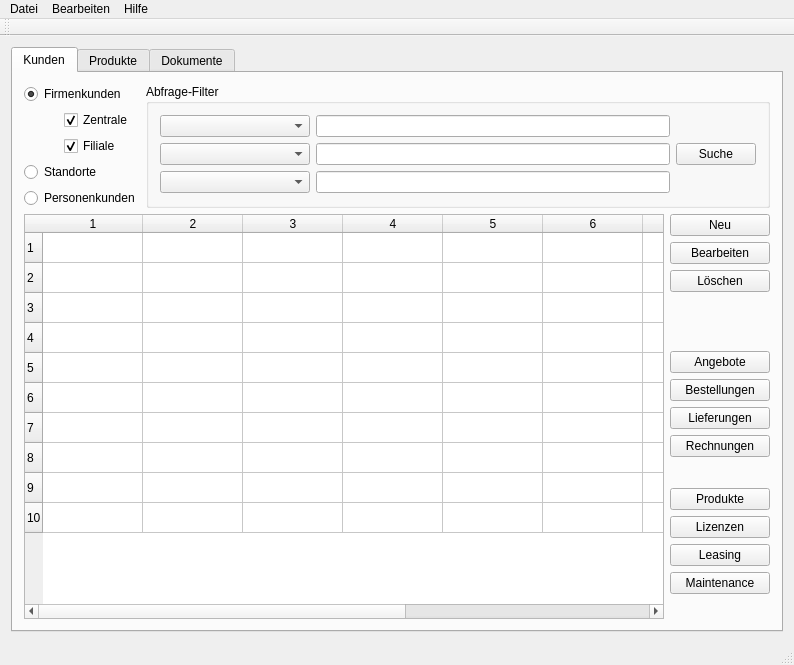
<?xml version="1.0" encoding="UTF-8"?>
<ui version="4.0">
 <class>MainWindow</class>
 <widget class="QMainWindow" name="MainWindow">
  <property name="geometry">
   <rect>
    <x>0</x>
    <y>0</y>
    <width>794</width>
    <height>665</height>
   </rect>
  </property>
  <property name="windowTitle">
   <string>Kunden-Lizenzen-Verwaltungssystem</string>
  </property>
  <property name="windowIcon">
   <iconset>
    <normaloff>:/main/db_gear.png</normaloff>:/main/db_gear.png</iconset>
  </property>
  <widget class="QWidget" name="centralWidget">
   <layout class="QGridLayout" name="gridLayout_8">
    <item row="0" column="0">
     <widget class="QTabWidget" name="tabWidget">
      <property name="currentIndex">
       <number>0</number>
      </property>
      <widget class="QWidget" name="tabKunden">
       <attribute name="title">
        <string>Kunden</string>
       </attribute>
       <layout class="QGridLayout" name="gridLayout_5">
        <item row="0" column="0">
         <layout class="QGridLayout" name="gridLayout">
          <item row="0" column="0">
           <layout class="QHBoxLayout" name="horizontalLayout_5">
            <item>
             <layout class="QVBoxLayout" name="verticalLayout">
              <item>
               <widget class="QRadioButton" name="radioFirmenkunden">
                <property name="text">
                 <string>Firmenkunden</string>
                </property>
                <property name="checked">
                 <bool>true</bool>
                </property>
               </widget>
              </item>
              <item>
               <layout class="QHBoxLayout" name="horizontalLayout_3">
                <item>
                 <spacer name="horizontalSpacer">
                  <property name="orientation">
                   <enum>Qt::Horizontal</enum>
                  </property>
                  <property name="sizeType">
                   <enum>QSizePolicy::Fixed</enum>
                  </property>
                  <property name="sizeHint" stdset="0">
                   <size>
                    <width>40</width>
                    <height>20</height>
                   </size>
                  </property>
                 </spacer>
                </item>
                <item>
                 <widget class="QCheckBox" name="checkZentrale">
                  <property name="text">
                   <string>Zentrale</string>
                  </property>
                  <property name="checked">
                   <bool>true</bool>
                  </property>
                 </widget>
                </item>
               </layout>
              </item>
              <item>
               <layout class="QHBoxLayout" name="horizontalLayout_4">
                <item>
                 <spacer name="horizontalSpacer_2">
                  <property name="orientation">
                   <enum>Qt::Horizontal</enum>
                  </property>
                  <property name="sizeType">
                   <enum>QSizePolicy::Fixed</enum>
                  </property>
                  <property name="sizeHint" stdset="0">
                   <size>
                    <width>40</width>
                    <height>20</height>
                   </size>
                  </property>
                 </spacer>
                </item>
                <item>
                 <widget class="QCheckBox" name="checkFiliale">
                  <property name="text">
                   <string>Filiale</string>
                  </property>
                  <property name="checked">
                   <bool>true</bool>
                  </property>
                 </widget>
                </item>
               </layout>
              </item>
              <item>
               <widget class="QRadioButton" name="radioStandorte">
                <property name="text">
                 <string>Standorte</string>
                </property>
               </widget>
              </item>
              <item>
               <widget class="QRadioButton" name="radioPersonenkunden">
                <property name="text">
                 <string>Personenkunden</string>
                </property>
               </widget>
              </item>
             </layout>
            </item>
            <item>
             <widget class="QGroupBox" name="groupKundenFilter">
              <property name="title">
               <string>Abfrage-Filter</string>
              </property>
              <layout class="QGridLayout" name="gridLayout_2">
               <item row="0" column="0">
                <layout class="QHBoxLayout" name="horizontalLayout_2">
                 <item>
                  <layout class="QVBoxLayout" name="verticalLayout_8">
                   <item>
                    <widget class="QComboBox" name="comboKunden1">
                     <property name="minimumSize">
                      <size>
                       <width>150</width>
                       <height>0</height>
                      </size>
                     </property>
                    </widget>
                   </item>
                   <item>
                    <widget class="QComboBox" name="comboKunden2"/>
                   </item>
                   <item>
                    <widget class="QComboBox" name="comboKunden3"/>
                   </item>
                  </layout>
                 </item>
                 <item>
                  <layout class="QVBoxLayout" name="verticalLayout_13">
                   <item>
                    <widget class="QLineEdit" name="lineKunden1"/>
                   </item>
                   <item>
                    <widget class="QLineEdit" name="lineKunden2"/>
                   </item>
                   <item>
                    <widget class="QLineEdit" name="lineKunden3"/>
                   </item>
                  </layout>
                 </item>
                 <item>
                  <widget class="QPushButton" name="pushSucheKunden">
                   <property name="text">
                    <string>Suche</string>
                   </property>
                  </widget>
                 </item>
                </layout>
               </item>
              </layout>
             </widget>
            </item>
           </layout>
          </item>
          <item row="1" column="0">
           <layout class="QHBoxLayout" name="horizontalLayout">
            <item>
             <widget class="QTableWidget" name="tableKunden">
              <property name="midLineWidth">
               <number>1</number>
              </property>
              <property name="rowCount">
               <number>10</number>
              </property>
              <property name="columnCount">
               <number>10</number>
              </property>
              <row/>
              <row/>
              <row/>
              <row/>
              <row/>
              <row/>
              <row/>
              <row/>
              <row/>
              <row/>
              <column/>
              <column/>
              <column/>
              <column/>
              <column/>
              <column/>
              <column/>
              <column/>
              <column/>
              <column/>
             </widget>
            </item>
            <item>
             <layout class="QVBoxLayout" name="verticalLayout_12">
              <item>
               <layout class="QVBoxLayout" name="verticalLayout_4">
                <item>
                 <widget class="QPushButton" name="pushNeuKunde">
                  <property name="minimumSize">
                   <size>
                    <width>100</width>
                    <height>0</height>
                   </size>
                  </property>
                  <property name="text">
                   <string>Neu</string>
                  </property>
                 </widget>
                </item>
                <item>
                 <widget class="QPushButton" name="pushBearbeitenKunde">
                  <property name="text">
                   <string>Bearbeiten</string>
                  </property>
                 </widget>
                </item>
                <item>
                 <widget class="QPushButton" name="pushLoeschenKunde">
                  <property name="text">
                   <string>Löschen</string>
                  </property>
                 </widget>
                </item>
                <item>
                 <spacer name="verticalSpacer_2">
                  <property name="orientation">
                   <enum>Qt::Vertical</enum>
                  </property>
                  <property name="sizeHint" stdset="0">
                   <size>
                    <width>95</width>
                    <height>13</height>
                   </size>
                  </property>
                 </spacer>
                </item>
               </layout>
              </item>
              <item>
               <layout class="QVBoxLayout" name="verticalLayout_7">
                <item>
                 <widget class="QPushButton" name="pushAngebote">
                  <property name="text">
                   <string>Angebote</string>
                  </property>
                 </widget>
                </item>
                <item>
                 <widget class="QPushButton" name="pushBestellungen">
                  <property name="text">
                   <string>Bestellungen</string>
                  </property>
                 </widget>
                </item>
                <item>
                 <widget class="QPushButton" name="pushLieferungen">
                  <property name="text">
                   <string>Lieferungen</string>
                  </property>
                 </widget>
                </item>
                <item>
                 <widget class="QPushButton" name="pushRechnungen">
                  <property name="text">
                   <string>Rechnungen</string>
                  </property>
                 </widget>
                </item>
                <item>
                 <spacer name="verticalSpacer_3">
                  <property name="orientation">
                   <enum>Qt::Vertical</enum>
                  </property>
                  <property name="sizeHint" stdset="0">
                   <size>
                    <width>95</width>
                    <height>13</height>
                   </size>
                  </property>
                 </spacer>
                </item>
               </layout>
              </item>
              <item>
               <layout class="QVBoxLayout" name="verticalLayout_11">
                <item>
                 <widget class="QPushButton" name="pushProdukte">
                  <property name="text">
                   <string>Produkte</string>
                  </property>
                 </widget>
                </item>
                <item>
                 <widget class="QPushButton" name="pushLizenzen">
                  <property name="text">
                   <string>Lizenzen</string>
                  </property>
                 </widget>
                </item>
                <item>
                 <widget class="QPushButton" name="pushLeasing">
                  <property name="text">
                   <string>Leasing</string>
                  </property>
                 </widget>
                </item>
                <item>
                 <widget class="QPushButton" name="pushMaintenace">
                  <property name="text">
                   <string>Maintenance</string>
                  </property>
                 </widget>
                </item>
                <item>
                 <spacer name="verticalSpacer_4">
                  <property name="orientation">
                   <enum>Qt::Vertical</enum>
                  </property>
                  <property name="sizeHint" stdset="0">
                   <size>
                    <width>95</width>
                    <height>13</height>
                   </size>
                  </property>
                 </spacer>
                </item>
               </layout>
              </item>
             </layout>
            </item>
           </layout>
          </item>
         </layout>
        </item>
       </layout>
      </widget>
      <widget class="QWidget" name="tabProdukte">
       <attribute name="title">
        <string>Produkte</string>
       </attribute>
       <layout class="QGridLayout" name="gridLayout_4">
        <item row="0" column="0">
         <layout class="QVBoxLayout" name="verticalLayout_19">
          <item>
           <layout class="QHBoxLayout" name="horizontalLayout_7">
            <item>
             <layout class="QVBoxLayout" name="verticalLayout_2">
              <item>
               <widget class="QRadioButton" name="radioProdukte">
                <property name="text">
                 <string>Produkte</string>
                </property>
                <property name="checked">
                 <bool>true</bool>
                </property>
               </widget>
              </item>
              <item>
               <widget class="QRadioButton" name="radioLizenzen">
                <property name="text">
                 <string>Lizenzen</string>
                </property>
               </widget>
              </item>
              <item>
               <widget class="QRadioButton" name="radioLeasing">
                <property name="text">
                 <string>Leasing</string>
                </property>
               </widget>
              </item>
              <item>
               <widget class="QRadioButton" name="radioMaintenance">
                <property name="text">
                 <string>Maintenance</string>
                </property>
               </widget>
              </item>
             </layout>
            </item>
            <item>
             <widget class="QGroupBox" name="groupProdukteFilter">
              <property name="title">
               <string>Abfrage-Filter</string>
              </property>
              <layout class="QGridLayout" name="gridLayout_3">
               <item row="0" column="0">
                <layout class="QHBoxLayout" name="horizontalLayout_6">
                 <item>
                  <layout class="QVBoxLayout" name="verticalLayout_15">
                   <item>
                    <widget class="QComboBox" name="comboProdukte1">
                     <property name="minimumSize">
                      <size>
                       <width>150</width>
                       <height>0</height>
                      </size>
                     </property>
                     <property name="baseSize">
                      <size>
                       <width>150</width>
                       <height>0</height>
                      </size>
                     </property>
                    </widget>
                   </item>
                   <item>
                    <widget class="QComboBox" name="comboProdukte2">
                     <property name="minimumSize">
                      <size>
                       <width>150</width>
                       <height>0</height>
                      </size>
                     </property>
                     <property name="baseSize">
                      <size>
                       <width>150</width>
                       <height>0</height>
                      </size>
                     </property>
                    </widget>
                   </item>
                   <item>
                    <widget class="QComboBox" name="comboProdukte3">
                     <property name="minimumSize">
                      <size>
                       <width>150</width>
                       <height>0</height>
                      </size>
                     </property>
                     <property name="baseSize">
                      <size>
                       <width>150</width>
                       <height>0</height>
                      </size>
                     </property>
                    </widget>
                   </item>
                  </layout>
                 </item>
                 <item>
                  <layout class="QVBoxLayout" name="verticalLayout_9">
                   <item>
                    <widget class="QLineEdit" name="lineProdukte1"/>
                   </item>
                   <item>
                    <widget class="QLineEdit" name="lineProdukte2"/>
                   </item>
                   <item>
                    <widget class="QLineEdit" name="lineProdukte3"/>
                   </item>
                  </layout>
                 </item>
                 <item>
                  <widget class="QPushButton" name="pushSucheProdukte">
                   <property name="text">
                    <string>Suche</string>
                   </property>
                  </widget>
                 </item>
                </layout>
               </item>
              </layout>
             </widget>
            </item>
           </layout>
          </item>
          <item>
           <layout class="QHBoxLayout" name="horizontalLayout_8">
            <item>
             <widget class="QTableWidget" name="tableProdukte">
              <property name="midLineWidth">
               <number>1</number>
              </property>
              <property name="rowCount">
               <number>10</number>
              </property>
              <property name="columnCount">
               <number>10</number>
              </property>
              <row/>
              <row/>
              <row/>
              <row/>
              <row/>
              <row/>
              <row/>
              <row/>
              <row/>
              <row/>
              <column/>
              <column/>
              <column/>
              <column/>
              <column/>
              <column/>
              <column/>
              <column/>
              <column/>
              <column/>
             </widget>
            </item>
            <item>
             <layout class="QVBoxLayout" name="verticalLayout_18">
              <item>
               <layout class="QVBoxLayout" name="verticalLayout_5">
                <item>
                 <widget class="QPushButton" name="pushNeuProdukt">
                  <property name="minimumSize">
                   <size>
                    <width>100</width>
                    <height>0</height>
                   </size>
                  </property>
                  <property name="text">
                   <string>Neu</string>
                  </property>
                 </widget>
                </item>
                <item>
                 <widget class="QPushButton" name="pushBearbeitenProdukt">
                  <property name="text">
                   <string>Bearbeiten</string>
                  </property>
                 </widget>
                </item>
                <item>
                 <widget class="QPushButton" name="pushLoeschenProdukt">
                  <property name="text">
                   <string>Löschen</string>
                  </property>
                 </widget>
                </item>
                <item>
                 <spacer name="verticalSpacer_5">
                  <property name="orientation">
                   <enum>Qt::Vertical</enum>
                  </property>
                  <property name="sizeHint" stdset="0">
                   <size>
                    <width>20</width>
                    <height>40</height>
                   </size>
                  </property>
                 </spacer>
                </item>
               </layout>
              </item>
              <item>
               <layout class="QVBoxLayout" name="verticalLayout_16">
                <item>
                 <widget class="QPushButton" name="pushHistorie">
                  <property name="minimumSize">
                   <size>
                    <width>100</width>
                    <height>0</height>
                   </size>
                  </property>
                  <property name="text">
                   <string>Historie</string>
                  </property>
                 </widget>
                </item>
                <item>
                 <spacer name="verticalSpacer">
                  <property name="orientation">
                   <enum>Qt::Vertical</enum>
                  </property>
                  <property name="sizeHint" stdset="0">
                   <size>
                    <width>20</width>
                    <height>40</height>
                   </size>
                  </property>
                 </spacer>
                </item>
               </layout>
              </item>
             </layout>
            </item>
           </layout>
          </item>
         </layout>
        </item>
       </layout>
      </widget>
      <widget class="QWidget" name="tabDokumente">
       <attribute name="title">
        <string>Dokumente</string>
       </attribute>
       <layout class="QGridLayout" name="gridLayout_7">
        <item row="0" column="0">
         <layout class="QVBoxLayout" name="verticalLayout_21">
          <item>
           <layout class="QHBoxLayout" name="horizontalLayout_10">
            <item>
             <layout class="QVBoxLayout" name="verticalLayout_3">
              <item>
               <widget class="QRadioButton" name="radioAngebote">
                <property name="text">
                 <string>Angebote</string>
                </property>
                <property name="checked">
                 <bool>true</bool>
                </property>
               </widget>
              </item>
              <item>
               <widget class="QRadioButton" name="radioBestellungen">
                <property name="text">
                 <string>Bestellungen</string>
                </property>
                <property name="checked">
                 <bool>false</bool>
                </property>
               </widget>
              </item>
              <item>
               <widget class="QRadioButton" name="radioLieferungen">
                <property name="text">
                 <string>Lieferungen</string>
                </property>
               </widget>
              </item>
              <item>
               <widget class="QRadioButton" name="radioRechnungen">
                <property name="text">
                 <string>Rechnungen</string>
                </property>
               </widget>
              </item>
             </layout>
            </item>
            <item>
             <widget class="QGroupBox" name="groupDokumenteFilter">
              <property name="title">
               <string>Abfrage-Filter</string>
              </property>
              <layout class="QGridLayout" name="gridLayout_6">
               <item row="0" column="0">
                <layout class="QHBoxLayout" name="horizontalLayout_9">
                 <item>
                  <layout class="QVBoxLayout" name="verticalLayout_14">
                   <item>
                    <widget class="QComboBox" name="comboDokumente1">
                     <property name="minimumSize">
                      <size>
                       <width>150</width>
                       <height>0</height>
                      </size>
                     </property>
                    </widget>
                   </item>
                   <item>
                    <widget class="QComboBox" name="comboDokumente2"/>
                   </item>
                   <item>
                    <widget class="QComboBox" name="comboDokumente3"/>
                   </item>
                  </layout>
                 </item>
                 <item>
                  <layout class="QVBoxLayout" name="verticalLayout_10">
                   <item>
                    <widget class="QLineEdit" name="lineDokumente1"/>
                   </item>
                   <item>
                    <widget class="QLineEdit" name="lineDokumente2"/>
                   </item>
                   <item>
                    <widget class="QLineEdit" name="lineDokumente3"/>
                   </item>
                  </layout>
                 </item>
                 <item>
                  <widget class="QPushButton" name="pushSucheDokumente">
                   <property name="text">
                    <string>Suche</string>
                   </property>
                  </widget>
                 </item>
                </layout>
               </item>
              </layout>
             </widget>
            </item>
           </layout>
          </item>
          <item>
           <layout class="QHBoxLayout" name="horizontalLayout_11">
            <item>
             <widget class="QTableWidget" name="tableDokumente">
              <property name="midLineWidth">
               <number>1</number>
              </property>
              <property name="rowCount">
               <number>10</number>
              </property>
              <property name="columnCount">
               <number>10</number>
              </property>
              <row/>
              <row/>
              <row/>
              <row/>
              <row/>
              <row/>
              <row/>
              <row/>
              <row/>
              <row/>
              <column/>
              <column/>
              <column/>
              <column/>
              <column/>
              <column/>
              <column/>
              <column/>
              <column/>
              <column/>
             </widget>
            </item>
            <item>
             <layout class="QVBoxLayout" name="verticalLayout_20">
              <item>
               <layout class="QVBoxLayout" name="verticalLayout_17">
                <item>
                 <widget class="QPushButton" name="pushNeuDokument">
                  <property name="minimumSize">
                   <size>
                    <width>100</width>
                    <height>0</height>
                   </size>
                  </property>
                  <property name="text">
                   <string>Neu</string>
                  </property>
                 </widget>
                </item>
                <item>
                 <widget class="QPushButton" name="pushBearbeitenDokument">
                  <property name="text">
                   <string>Bearbeiten</string>
                  </property>
                 </widget>
                </item>
                <item>
                 <widget class="QPushButton" name="pushLoeschenDokument">
                  <property name="text">
                   <string>Löschen</string>
                  </property>
                 </widget>
                </item>
                <item>
                 <spacer name="verticalSpacer_6">
                  <property name="orientation">
                   <enum>Qt::Vertical</enum>
                  </property>
                  <property name="sizeHint" stdset="0">
                   <size>
                    <width>20</width>
                    <height>40</height>
                   </size>
                  </property>
                 </spacer>
                </item>
               </layout>
              </item>
              <item>
               <layout class="QVBoxLayout" name="verticalLayout_6">
                <item>
                 <widget class="QPushButton" name="pushDrucken">
                  <property name="minimumSize">
                   <size>
                    <width>100</width>
                    <height>0</height>
                   </size>
                  </property>
                  <property name="text">
                   <string>Drucken</string>
                  </property>
                 </widget>
                </item>
                <item>
                 <spacer name="verticalSpacer_7">
                  <property name="orientation">
                   <enum>Qt::Vertical</enum>
                  </property>
                  <property name="sizeHint" stdset="0">
                   <size>
                    <width>20</width>
                    <height>40</height>
                   </size>
                  </property>
                 </spacer>
                </item>
               </layout>
              </item>
             </layout>
            </item>
           </layout>
          </item>
         </layout>
        </item>
       </layout>
      </widget>
     </widget>
    </item>
   </layout>
  </widget>
  <widget class="QMenuBar" name="menuBar">
   <property name="geometry">
    <rect>
     <x>0</x>
     <y>0</y>
     <width>794</width>
     <height>20</height>
    </rect>
   </property>
   <widget class="QMenu" name="menuDatei">
    <property name="title">
     <string>Datei</string>
    </property>
    <addaction name="actionDateiNeu"/>
    <addaction name="actionDateiBearbeiten"/>
    <addaction name="actionDateiLoeschen"/>
    <addaction name="separator"/>
    <addaction name="actionDateiDrucken"/>
    <addaction name="separator"/>
    <addaction name="actionDateiBeenden"/>
   </widget>
   <widget class="QMenu" name="menuBearbeiten">
    <property name="title">
     <string>Bearbeiten</string>
    </property>
    <addaction name="actionBearbeitenEinstellungen"/>
   </widget>
   <widget class="QMenu" name="menuHilfe">
    <property name="title">
     <string>Hilfe</string>
    </property>
    <addaction name="actionHilfeUeber"/>
   </widget>
   <addaction name="menuDatei"/>
   <addaction name="menuBearbeiten"/>
   <addaction name="menuHilfe"/>
  </widget>
  <widget class="QToolBar" name="mainToolBar">
   <attribute name="toolBarArea">
    <enum>TopToolBarArea</enum>
   </attribute>
   <attribute name="toolBarBreak">
    <bool>false</bool>
   </attribute>
  </widget>
  <widget class="QStatusBar" name="statusBar"/>
  <action name="actionDateiNeu">
   <property name="text">
    <string>Neu</string>
   </property>
  </action>
  <action name="actionDateiBearbeiten">
   <property name="text">
    <string>Bearbeiten</string>
   </property>
  </action>
  <action name="actionDateiLoeschen">
   <property name="text">
    <string>Löschen</string>
   </property>
  </action>
  <action name="actionDateiBeenden">
   <property name="text">
    <string>Beenden</string>
   </property>
  </action>
  <action name="actionExportieren">
   <property name="text">
    <string>Exportieren</string>
   </property>
  </action>
  <action name="actionHilfeUeber">
   <property name="text">
    <string>Ueber</string>
   </property>
  </action>
  <action name="actionBearbeitenAusschneiden">
   <property name="text">
    <string>Ausschneiden</string>
   </property>
  </action>
  <action name="actionBearbeitenKopieren">
   <property name="text">
    <string>Kopieren</string>
   </property>
  </action>
  <action name="actionBearbeitenEinfuegen">
   <property name="text">
    <string>Einfügen</string>
   </property>
  </action>
  <action name="actionBearbeitenLoeschen">
   <property name="text">
    <string>Löschen</string>
   </property>
  </action>
  <action name="actionBearbeitenEinstellungen">
   <property name="text">
    <string>Einstellungen</string>
   </property>
  </action>
  <action name="actionDateiDrucken">
   <property name="text">
    <string>Drucken</string>
   </property>
  </action>
 </widget>
 <layoutdefault spacing="6" margin="11"/>
 <resources>
  <include location="ressourcen.qrc"/>
 </resources>
 <connections/>
</ui>
